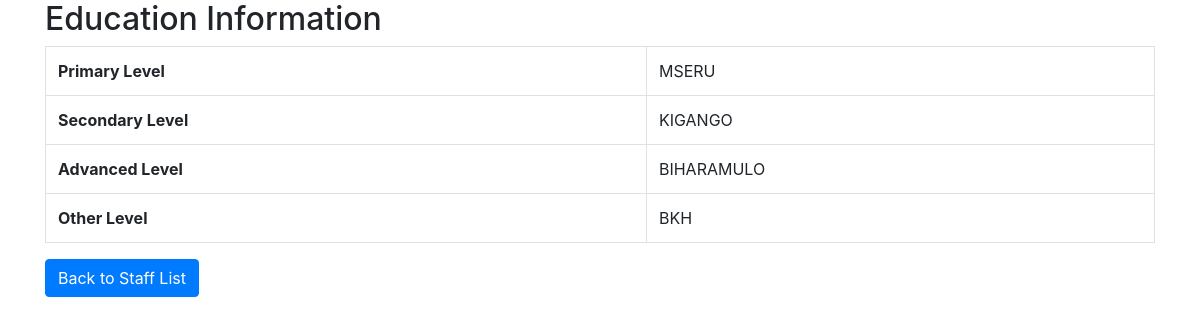
/view_education.php?staff_registration_number=2024000011, run on the app's committed database.
### tables this page shows
CREATE TABLE `staff_education` (
  `education_id` int(11) NOT NULL,
  `staff_registration_number` varchar(20) DEFAULT NULL,
  `primary_level` varchar(100) DEFAULT NULL,
  `secondary_level` varchar(100) DEFAULT NULL,
  `advanced_level` varchar(100) DEFAULT NULL,
  `other_level` text DEFAULT NULL,
  `secondary_level_file` longblob DEFAULT NULL,
  `advanced_level_file` longblob DEFAULT NULL,
  `other_level_file` longblob DEFAULT NULL
);

### view_education.php (the view, shortened to what this page needs)
<?php
include('db_connection.php');
$staff_registration_number = isset($_GET['staff_registration_number']) ? htmlspecialchars($_GET['staff_registration_number']) : '';
$query = "SELECT * FROM staff_education WHERE staff_registration_number = ?";
if ($stmt = $conn->prepare($query)) {
    $stmt->bind_param("s", $staff_registration_number);
    $stmt->execute();
    $result = $stmt->get_result();
    if ($result->num_rows > 0) {
        $education = $result->fetch_assoc();
    } else {
        echo "No education information found for this staff.";
    }
} else {
    echo "Error preparing query: " . $conn->error;
}
?>
<!DOCTYPE html>
<html lang="en">
<head>
    <link rel="stylesheet" href="path/to/bootstrap.css">
</head>
<body>
    <div class="container">
        <h2>Education Information</h2>
        <?php if (isset($education)): ?>
            <table class="table table-bordered">
                <tr>
                    <th>Primary Level</th>
                    <td><?php echo htmlspecialchars($education['primary_level']); ?></td>
                </tr>
                <tr>
                    <th>Secondary Level</th>
                    <td><?php echo htmlspecialchars($education['secondary_level']); ?></td>
                </tr>
                <tr>
                    <th>Advanced Level</th>
                    <td><?php echo htmlspecialchars($education['advanced_level']); ?></td>
                </tr>
                <tr>
                    <th>Other Level</th>
                    <td><?php echo htmlspecialchars($education['other_level']); ?></td>
                </tr>
            </table>
        <?php else: ?>
            <p>No education information available.</p>
        <?php endif; ?>
        <a href="view_staff.php" class="btn btn-primary">Back to Staff List</a>
    </div>
</body>
</html>

### data on the page
staff_education: primary_level "MSERU", secondary_level "KIGANGO", advanced_level "BIHARAMULO", other_level "BKH"
